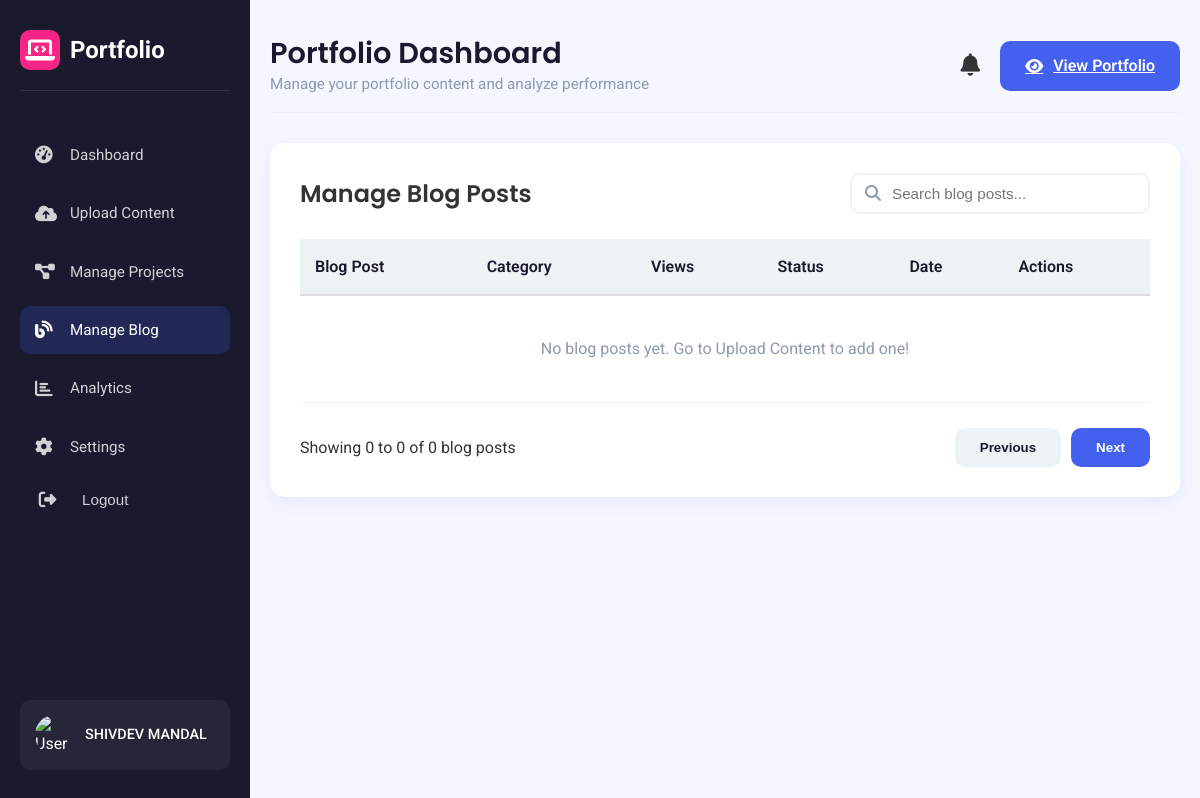
Page /dashboard/blog/ (signed in) on the earlier database version.
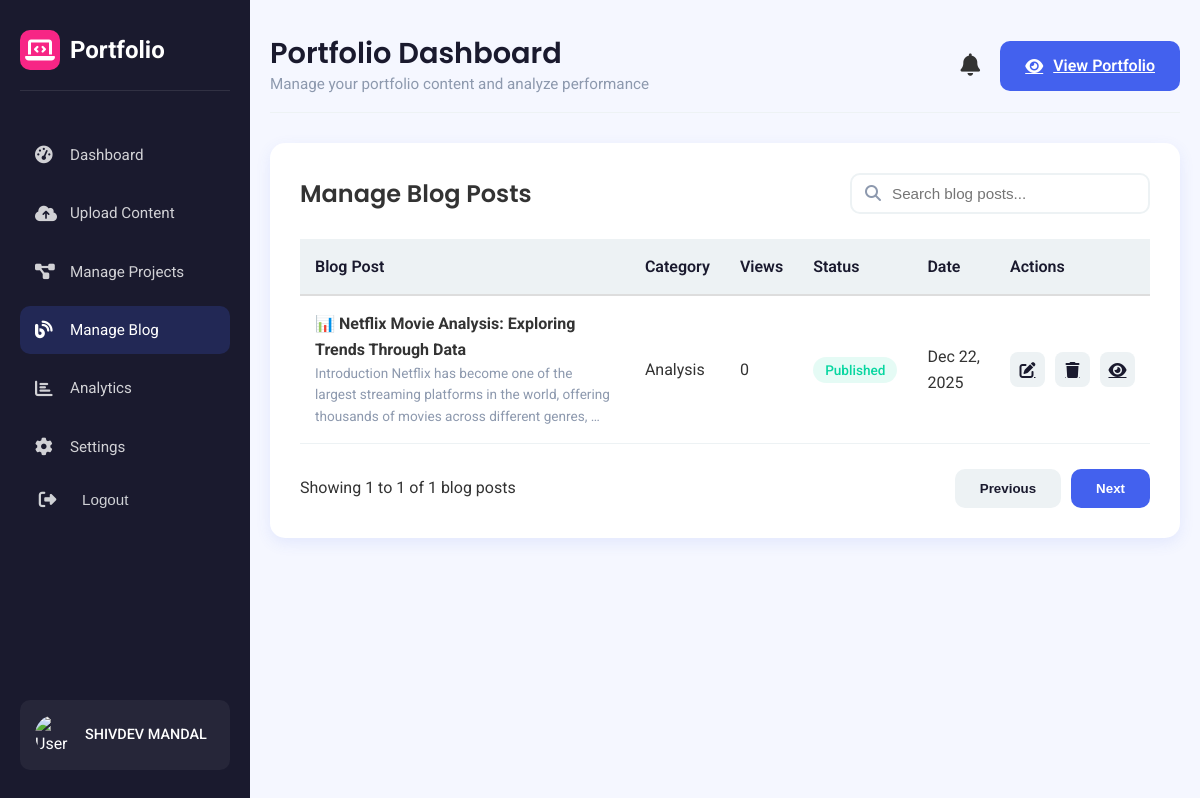
Same page on the later database version.
### dashboard/models.py (models this page shows, shortened)
class BlogPost(models.Model):
    title = models.CharField(max_length=200)
    content = models.TextField()
    category = models.CharField(max_length=50, choices=[
        ('tutorial', 'Tutorial'),
        ('analysis', 'Analysis'),
        ('tools', 'Tools'),
        ('case-study', 'Case Study'),
        ('trends', 'Trends'),
    ])
    tags = models.CharField(max_length=300, blank=True)
    featured_image = models.ImageField(upload_to='blog_images/', blank=True, null=True)
    status = models.CharField(max_length=20, choices=[
        ('draft', 'Draft'),
        ('published', 'Published'),
        ('scheduled', 'Scheduled'),
    ], default='draft')
    author = models.ForeignKey(User, on_delete=models.CASCADE)
    created_at = models.DateTimeField(auto_now_add=True)
    published_date = models.DateTimeField(null=True, blank=True)
    views = models.PositiveIntegerField(default=0)

### dashboard/views.py (the view)
# urls.py: path('blog/', views.manage_blog_posts, name='manage_blog_posts'),
@login_required
def manage_blog_posts(request):
    settings, created = PortfolioSettings.objects.get_or_create(user=request.user)
    blog_posts = BlogPost.objects.all().order_by('-created_at')
    paginator = Paginator(blog_posts, 10)
    page_number = request.GET.get('page')
    page_obj = paginator.get_page(page_number)
    context = {
        'settings': settings,
        'active_menu': 'blog',
        'blog_posts': page_obj,  # This sends posts to template
        'page_obj': page_obj,
        'paginator': paginator,
    }
    return render(request, 'dashboard/blog_list.html', context)

### dashboard/context_processors.py (called while the page is built)
def user_settings(request):
    if request.user.is_authenticated:
        settings, created = PortfolioSettings.objects.get_or_create(user=request.user)
        return {'settings': settings}
    return {'settings': None}

### dashboard/templates/dashboard/blog_list.html (shortened to what this page needs)
{% extends 'dashboard/base.html' %}
{% load static %}
{% load humanize %}
{% block section %}
<div class="dashboard-section" id="blogSection">
    <div class="content-table-container">
        <div class="table-header">
            <h2>Manage Blog Posts</h2>
            <div class="search-box">
                <i class="fas fa-search"></i>
                <input type="text" placeholder="Search blog posts..." id="blogSearch">
            </div>
        </div>
        <div class="table-responsive">
            <table>
                <thead>
                    <tr>
                        <th>Blog Post</th>
                        <th>Category</th>
                        <th>Views</th>
                        <th>Status</th>
                        <th>Date</th>
                        <th>Actions</th>
                    </tr>
                </thead>
                <tbody id="blogTableBody">
                    {% for post in blog_posts %}
                    <tr>
                        <td>
                            <strong>{{ post.title }}</strong>
                            <div style="font-size: 0.85rem; color: var(--gray);">
                                {{ post.content|truncatewords:20 }}
                            </div>
                        </td>
                        <td>{{ post.get_category_display|default:"Uncategorized" }}</td>
                        <td>{{ post.views|intcomma }}</td>
                        <td>
                            <span class="status {% if post.status == 'published' %}published{% else %}draft{% endif %}">
                                {{ post.get_status_display }}
                            </span>
                        </td>
                        <td>{{ post.created_at|date:"M d, Y" }}</td>
                        <td>
                            <div class="table-actions">
                                <a href="#" class="action-btn edit" title="Edit">
                                    <i class="fas fa-edit"></i>
                                </a>
                                <a href="#" class="action-btn delete" title="Delete" onclick="return confirm('Delete this post?')">
                                    <i class="fas fa-trash"></i>
                                </a>
                                <a href="#" class="action-btn view" title="View" target="_blank">
                                    <i class="fas fa-eye"></i>
                                </a>
                            </div>
                        </td>
                    </tr>
                    {% empty %}
                    <tr>
                        <td colspan="6" style="text-align: center; padding: 40px; color: var(--gray);">
                            No blog posts yet. Go to Upload Content to add one!
                        </td>
                    </tr>
                    {% endfor %}
                </tbody>
            </table>
        </div>
        <div style="display: flex; justify-content: space-between; margin-top: 25px; align-items: center;">
            <div>
                Showing {{ page_obj.start_index }} to {{ page_obj.end_index }} of {{ paginator.count }} blog posts
            </div>
            <div style="display: flex; gap: 10px;">
                {% if page_obj.has_previous %}
                    <a href="?page={{ page_obj.previous_page_number }}" class="btn btn-secondary">
                        <i class="fas fa-chevron-left"></i> Previous
                    </a>
                {% else %}
                    <button class="btn btn-secondary" disabled>Previous</button>
                {% endif %}
                {% if page_obj.has_next %}
                    <a href="?page={{ page_obj.next_page_number }}" class="btn btn-primary">
                        Next <i class="fas fa-chevron-right"></i>
                    </a>
                {% else %}
                    <button class="btn btn-primary" disabled>Next</button>
                {% endif %}
            </div>
        </div>
    </div>
</div>
{% endblock %}

Differences in the rows shown:
added BlogPost: title "📊 Netflix Movie Analysis: Exploring Trends Through Data", content "Introduction Netflix has become one of the largest streaming platforms in the world, offering thousands of movies across different genres, …", category "Analysis", views "0", status "Published", created_at "Dec 22, 2025"
Other differences:
{{ page_obj.start_index }}: "0" → "1"
{{ page_obj.end_index }}: "0" → "1"
{{ paginator.count }}: "0" → "1"
text no longer shown: "No blog posts yet. Go to Upload Content to add one!"
